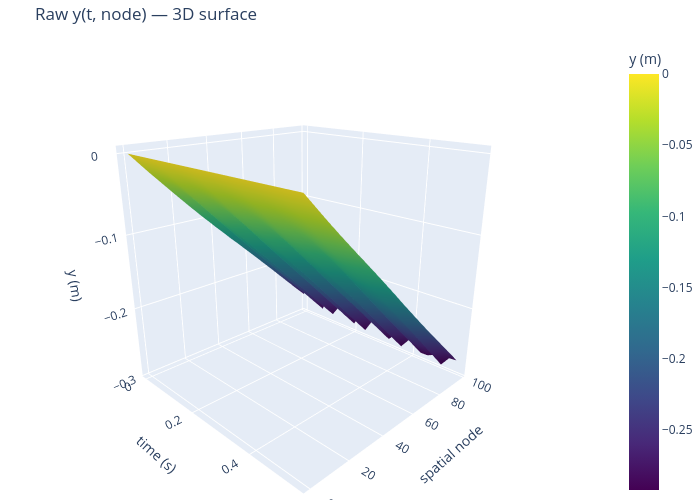

Here is the notebook cell this chart was saved with:
### Markdown cell above
## Step 3d — 3D surface: raw y(t, node)

Raw vertical position before GP smoothing.

### Code cell
import plotly.graph_objects as go

# _yr, t_plot, node_plot are defined in the surf-raw-x cell above.
# Re-define node_plot/t_plot here in case this cell is run independently.
t_plot    = t_raw[::4]
node_plot = np.arange(0, N_VIDEO_PTS, 2)
Y_surf_raw = _yr[::4, :][:, node_plot]

# ── Plotly 3D surface (rotatable) ─────────────────────────────────────────
fig3d = go.Figure(go.Surface(
    x=t_plot, y=node_plot, z=Y_surf_raw.T,
    colorscale='viridis', colorbar=dict(title='y (m)'),
))
fig3d.update_layout(
    title='Raw y(t, node) — 3D surface',
    scene=dict(
        xaxis_title='time (s)',
        yaxis_title='spatial node',
        zaxis_title='y (m)',
        camera=dict(eye=dict(x=1.5, y=-1.5, z=0.8))
    ),
    width=700, height=500, margin=dict(l=0, r=0, t=40, b=0)
)
fig3d.show()

# ── Matplotlib heatmap (inline, resizable) ────────────────────────────────
fig2d, ax = plt.subplots(figsize=(8, 4), dpi=100)
im = ax.imshow(Y_surf_raw.T, aspect='auto', origin='lower',
               extent=[t_plot[0], t_plot[-1], node_plot[0], node_plot[-1]],
               cmap='viridis')
fig2d.colorbar(im, ax=ax, label='y (m)')
ax.set_xlabel('time (s)')
ax.set_ylabel('spatial node')
ax.set_title('Raw y(t, node) — heatmap')
plt.tight_layout()
plt.show()

### Figure 1 — Plotly figure (JSON) as saved in the notebook; plotly's stock layout.template omitted (floating-point values rounded to 4 significant figures; data arrays with more than 128 entries replaced by an {"elided": "..."} marker saying what was removed)
{"data": [{"colorbar": {"title": {"text": "y (m)"}}, "colorscale": [[0, "#440154"], [0.1111, "#482878"], [0.2222, "#3e4989"], [0.3333, "#31688e"], [0.4444, "#26828e"], [0.5556, "#1f9e89"], [0.6667, "#35b779"], [0.7778, "#6ece58"], [0.8889, "#b5de2b"], [1, "#fde725"]], "type": "surface", "x": [0.0, 0.02062, 0.04124, 0.06186, 0.08247, 0.1031, 0.1237, 0.1443, 0.1649, 0.1856, 0.2062, 0.2268, 0.2474, 0.268, 0.2887, 0.3093, 0.3299, 0.3505, 0.3711, 0.3918, 0.4124, 0.433, 0.4536, 0.4742, 0.4948, 0.5155, 0.5361], "y": [0, 2, 4, 6, 8, 10, 12, 14, 16, 18, 20, 22, 24, 26, 28, 30, 32, 34, 36, 38, 40, 42, 44, 46, 48, 50, 52, 54, 56, 58, 60, 62, 64, 66, 68, 70, 72, 74, 76, 78, 80, 82, 84, 86, 88, 90, 92, 94, 96, 98], "z": {"elided": "50x27 float values"}}], "layout": {"height": 500, "margin": {"b": 0, "l": 0, "r": 0, "t": 40}, "scene": {"camera": {"eye": {"x": 1.5, "y": -1.5, "z": 0.8}}, "xaxis": {"title": {"text": "time (s)"}}, "yaxis": {"title": {"text": "spatial node"}}, "zaxis": {"title": {"text": "y (m)"}}}, "title": {"text": "Raw y(t, node) — 3D surface"}, "width": 700}}
